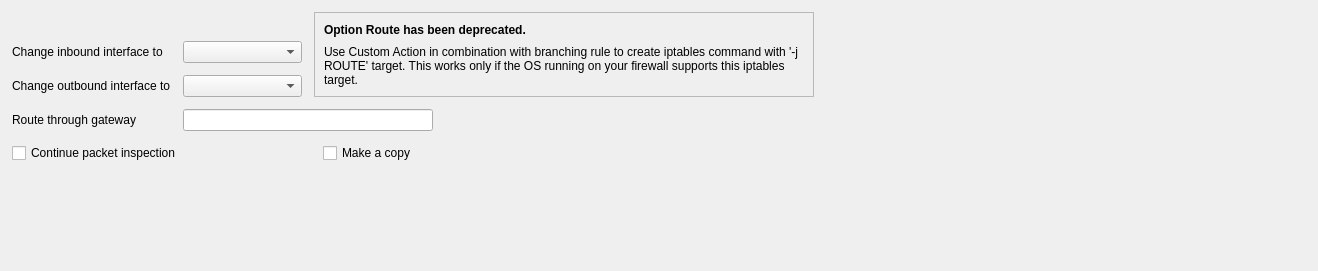
         <widget class="QWidget" name="tab_3">
          <attribute name="title">
           <string>Route</string>
          </attribute>
          <layout class="QGridLayout" name="gridLayout_21">
           <property name="leftMargin">
            <number>12</number>
           </property>
           <property name="topMargin">
            <number>12</number>
           </property>
           <property name="rightMargin">
            <number>12</number>
           </property>
           <property name="bottomMargin">
            <number>12</number>
           </property>
           <property name="spacing">
            <number>12</number>
           </property>
           <item row="0" column="0" colspan="3">
            <layout class="QGridLayout" name="gridLayout_20">
             <property name="spacing">
              <number>12</number>
             </property>
             <item row="0" column="1">
              <spacer name="verticalSpacer_7">
               <property name="orientation">
                <enum>Qt::Vertical</enum>
               </property>
               <property name="sizeHint" stdset="0">
                <size>
                 <width>20</width>
                 <height>17</height>
                </size>
               </property>
              </spacer>
             </item>
             <item row="0" column="2" rowspan="3" colspan="2">
              <widget class="QFrame" name="frame_2">
               <property name="sizePolicy">
                <sizepolicy hsizetype="Minimum" vsizetype="Preferred">
                 <horstretch>0</horstretch>
                 <verstretch>0</verstretch>
                </sizepolicy>
               </property>
               <property name="maximumSize">
                <size>
                 <width>500</width>
                 <height>16777215</height>
                </size>
               </property>
               <property name="sizeIncrement">
                <size>
                 <width>0</width>
                 <height>0</height>
                </size>
               </property>
               <property name="frameShape">
                <enum>QFrame::StyledPanel</enum>
               </property>
               <property name="frameShadow">
                <enum>QFrame::Raised</enum>
               </property>
               <layout class="QGridLayout" name="gridLayout_13">
                <item row="0" column="0">
                 <widget class="QLabel" name="label_5">
                  <property name="minimumSize">
                   <size>
                    <width>600</width>
                    <height>0</height>
                   </size>
                  </property>
                  <property name="text">
                   <string>&lt;!DOCTYPE HTML PUBLIC &quot;-//W3C//DTD HTML 4.0//EN&quot; &quot;http://www.w3.org/TR/REC-html40/strict.dtd&quot;&gt;
&lt;html&gt;&lt;head&gt;&lt;meta name=&quot;qrichtext&quot; content=&quot;1&quot; /&gt;&lt;style type=&quot;text/css&quot;&gt;
p, li { white-space: pre-wrap; }
&lt;/style&gt;&lt;/head&gt;&lt;body style=&quot; font-family:'Sans Serif'; font-size:9pt; font-weight:400; font-style:normal;&quot;&gt;
&lt;p style=&quot; margin-top:0px; margin-bottom:0px; margin-left:0px; margin-right:0px; -qt-block-indent:0; text-indent:0px;&quot;&gt;&lt;span style=&quot; font-weight:600;&quot;&gt;Option Route has been deprecated.&lt;/span&gt;&lt;/p&gt;&lt;/body&gt;&lt;/html&gt;</string>
                  </property>
                  <property name="wordWrap">
                   <bool>true</bool>
                  </property>
                 </widget>
                </item>
                <item row="1" column="0">
                 <widget class="QLabel" name="label_6">
                  <property name="text">
                   <string>Use Custom Action in combination with branching rule to create iptables command with '-j ROUTE' target. This works only if the OS running on your firewall supports this iptables target.</string>
                  </property>
                  <property name="wordWrap">
                   <bool>true</bool>
                  </property>
                 </widget>
                </item>
               </layout>
              </widget>
             </item>
             <item row="1" column="0">
              <widget class="QLabel" name="textLabel4_5">
               <property name="text">
                <string>Change inbound interface to</string>
               </property>
               <property name="wordWrap">
                <bool>false</bool>
               </property>
              </widget>
             </item>
             <item row="1" column="1">
              <widget class="QComboBox" name="ipt_iif"/>
             </item>
             <item row="2" column="0">
              <widget class="QLabel" name="textLabel5_6">
               <property name="text">
                <string>Change outbound interface to</string>
               </property>
               <property name="wordWrap">
                <bool>false</bool>
               </property>
              </widget>
             </item>
             <item row="2" column="1">
              <widget class="QComboBox" name="ipt_oif"/>
             </item>
             <item row="3" column="0">
              <widget class="QLabel" name="textLabel6_4">
               <property name="text">
                <string>Route through gateway</string>
               </property>
               <property name="wordWrap">
                <bool>false</bool>
               </property>
              </widget>
             </item>
             <item row="3" column="1" colspan="2">
              <widget class="QLineEdit" name="ipt_gw">
               <property name="minimumSize">
                <size>
                 <width>250</width>
                 <height>0</height>
                </size>
               </property>
              </widget>
             </item>
             <item row="3" column="3">
              <spacer name="horizontalSpacer_7">
               <property name="orientation">
                <enum>Qt::Horizontal</enum>
               </property>
               <property name="sizeHint" stdset="0">
                <size>
                 <width>328</width>
                 <height>17</height>
                </size>
               </property>
              </spacer>
             </item>
            </layout>
           </item>
           <item row="0" column="3">
            <spacer name="horizontalSpacer_16">
             <property name="orientation">
              <enum>Qt::Horizontal</enum>
             </property>
             <property name="sizeHint" stdset="0">
              <size>
               <width>373</width>
               <height>20</height>
              </size>
             </property>
            </spacer>
           </item>
           <item row="1" column="0">
            <widget class="QCheckBox" name="ipt_continue">
             <property name="text">
              <string>Continue packet inspection</string>
             </property>
            </widget>
           </item>
           <item row="1" column="1">
            <widget class="QCheckBox" name="ipt_tee">
             <property name="text">
              <string>Make a copy</string>
             </property>
            </widget>
           </item>
           <item row="2" column="2">
            <spacer name="verticalSpacer_4">
             <property name="orientation">
              <enum>Qt::Vertical</enum>
             </property>
             <property name="sizeHint" stdset="0">
              <size>
               <width>20</width>
               <height>96</height>
              </size>
             </property>
            </spacer>
           </item>
          </layout>
         </widget>
